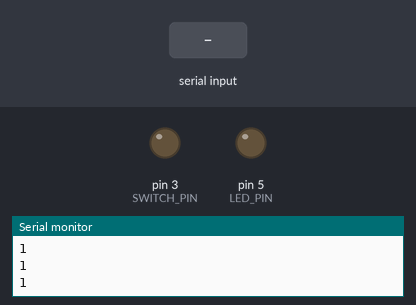
Recording of a sketch running on a simulated Arduino Uno, built with avr-gcc and run on an emulated ATmega328P. Parts: output pins drawn as LEDs (lit = HIGH), the last lines printed to the serial monitor. The test bench sets the inputs (shaded band).

Above: at 1.0 s.
1.1 s: byte 30 received over Serial
At 1.8 s:
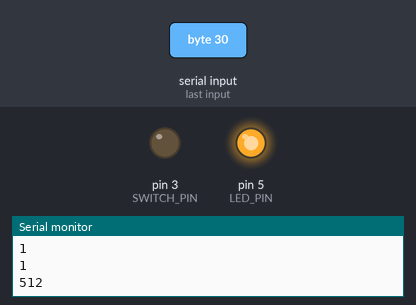
Timing chart, 0 to 4.1 s (numbered marks = the images above; inputs shaded):
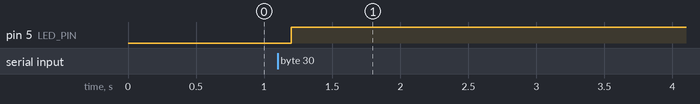

Measured:
- after the input at 1.1 s, pin 5 (LED_PIN): LOW → HIGH after 0.10 s

The sketch:

exercise3_apr19.ino
```cpp
// variables and constants

//const int analogInput = A0; // for the pot.

const int LED_PIN = 5; //13; change to the PWM used in Jack's Google Doc example
const int SWITCH_PIN = 3; //7; change to the PWM used in Jack's Google Doc example


void setup() {
  Serial.begin(9600);
  pinMode(SWITCH_PIN, OUTPUT);
  pinMode(LED_PIN, OUTPUT);

  // wait until the other side responds
  while (Serial.available() <= 0) {
    Serial.println("1"); // send a starting message
    delay(300);
  }
}

void loop() {
  while (Serial.available() > 0) {

    int inByte = Serial.read();
    digitalWrite(LED_PIN, inByte); // so that it is high or low
    //analogWrite(LED_PIN, inByte);


    //COMMENTED OUT BECAUSE THEY WERE NOT USED IN THE CODE
    //Left there just in case there is an issue
    //int switchValue = digitalRead(SWITCH_PIN);
    //Serial.println(switchValue);

    //int sensorValue = analogRead(A0);
    //Serial.print(sensorValue);
    Serial.println(analogRead(A0));
  }
}
```
